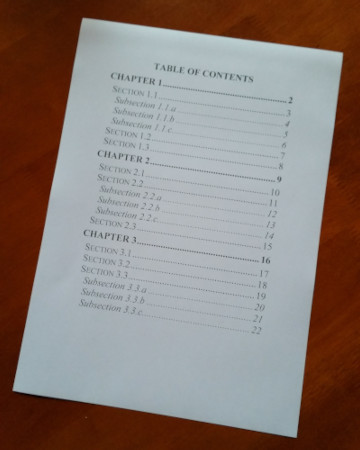
#> input picture input/document.jpg, 360 x 450 px
$ python warp_perspective.py
#> lines starting #> are read from the running program, lines starting #| are printed output that depends on the picture; after the words box and inside, x2 and y2 are one past the last pixel; in counts of white or black regions, pixels touching at a corner belong together
import cv2
import numpy as np


def biggest_contour(contours):
    biggest = np.array([])
    max_area = 0
    for i in contours:
        area = cv2.contourArea(i)
        if area > 1000:
            peri = cv2.arcLength(i, True)
            approx = cv2.approxPolyDP(i, 0.015 * peri, True)
            if area > max_area and len(approx) == 4:
                biggest = approx
                max_area = area
    return biggest


img = cv2.imread('input/document.jpg')
#> img is the input picture: shape (450, 360, 3); mean B, G, R 119.1, 124.6, 137.7
img_original = img.copy()

# Image modification
gray = cv2.cvtColor(img, cv2.COLOR_BGR2GRAY)
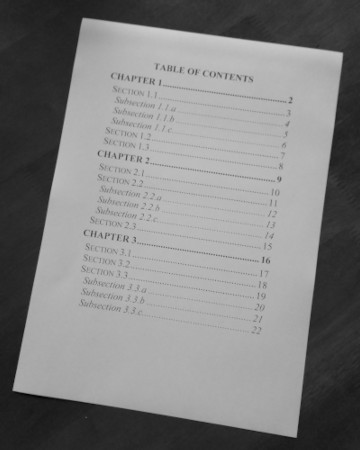
#> gray: shape (450, 360); min 2, max 203, mean 127.9
gray = cv2.bilateralFilter(gray, 20, 30, 30)
edged = cv2.Canny(gray, 10, 20)
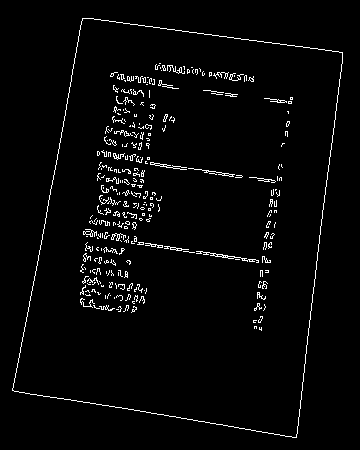
#> edged: shape (450, 360); 3% white in thin lines or dots, all inside (x1, y1, x2, y2) = (12, 18, 343, 438)

# Contour detection
contours, hierarchy = cv2.findContours(edged.copy(), cv2.RETR_TREE, cv2.CHAIN_APPROX_SIMPLE)
#> contours = 381 contours, 374 with area under 20; largest, box (x1, y1, x2, y2) and area: (12, 18, 343, 438) 105108, (12, 18, 343, 438) 105106, (196, 251, 259, 263) 64, (150, 162, 187, 170) 33, (188, 168, 235, 177) 27, (164, 246, 189, 251) 25, (111, 233, 126, 241) 25
contours = sorted(contours, key=cv2.contourArea, reverse=True)[:10]
#> contours = 10 contours, 3 with area under 20; largest, box (x1, y1, x2, y2) and area: (12, 18, 343, 438) 105108, (12, 18, 343, 438) 105106, (196, 251, 259, 263) 64, (150, 162, 187, 170) 33, (188, 168, 235, 177) 27, (164, 246, 189, 251) 25, (111, 233, 126, 241) 25

biggest = biggest_contour(contours)
#> the loop in biggest_contour, `for i in contours:` made 10 passes
#> (area, peri, biggest, max_area) on pass 1: (105107.5, 1382.6, [[82, 18], [12, 390], [296, 437], [342, 52]], 105107.5)
#> (area, peri, approx) on pass 2: (105105.5, 1380.3, [[83, 18], [342, 53], [295, 437], [12, 389]])
#> after the loop in biggest_contour, `for i in contours:`: max_area = 105107.5
#> biggest = [[82, 18], [12, 390], [296, 437], [342, 52]]

cv2.drawContours(img, [biggest], -1, (0, 255, 0), 3)
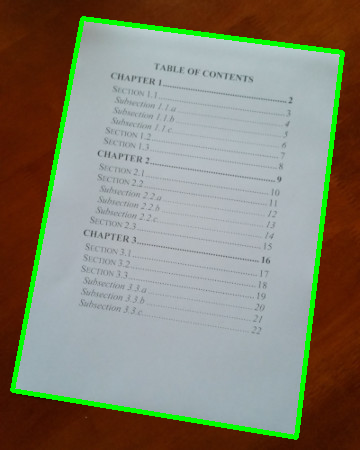
#> img: shape (450, 360, 3); 3.97% of pixels changed, all inside (x1, y1, x2, y2) = (10, 16, 345, 440)

# Pixel values in the original image
points = biggest.reshape(4, 2)
#> points = [[82, 18], [12, 390], [296, 437], [342, 52]]
input_points = np.zeros((4, 2), dtype="float32")

points_sum = points.sum(axis=1)
#> points_sum = [100, 402, 733, 394]
input_points[0] = points[np.argmin(points_sum)]
input_points[3] = points[np.argmax(points_sum)]

points_diff = np.diff(points, axis=1)
#> points_diff = [-64, 378, 141, -290]
input_points[1] = points[np.argmin(points_diff)]
input_points[2] = points[np.argmax(points_diff)]

(top_left, top_right, bottom_right, bottom_left) = input_points
bottom_width = np.sqrt(((bottom_right[0] - bottom_left[0]) ** 2) + ((bottom_right[1] - bottom_left[1]) ** 2))
top_width = np.sqrt(((top_right[0] - top_left[0]) ** 2) + ((top_right[1] - top_left[1]) ** 2))
right_height = np.sqrt(((top_right[0] - bottom_right[0]) ** 2) + ((top_right[1] - bottom_right[1]) ** 2))
left_height = np.sqrt(((top_left[0] - bottom_left[0]) ** 2) + ((top_left[1] - bottom_left[1]) ** 2))

# Output image size
max_width = max(int(bottom_width), int(top_width))
# max_height = max(int(right_height), int(left_height))
max_height = int(max_width * 1.414)  # for A4

# Desired points values in the output image
converted_points = np.float32([[0, 0], [max_width, 0], [0, max_height], [max_width, max_height]])

# Perspective transformation
matrix = cv2.getPerspectiveTransform(input_points, converted_points)
img_output = cv2.warpPerspective(img_original, matrix, (max_width, max_height))
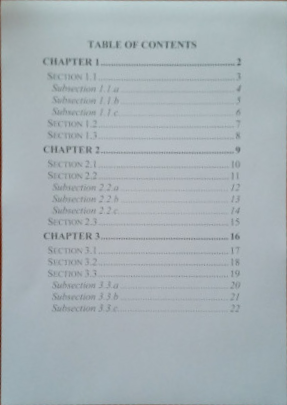
#> img_output: shape (405, 287, 3); mean B, G, R 181.5, 176.8, 166.9

# Image shape modification for hstack
gray = np.stack((gray,) * 3, axis=-1)
#> gray: shape (450, 360, 3)
edged = np.stack((edged,) * 3, axis=-1)

img_hor = np.hstack((img_original, gray, edged, img))
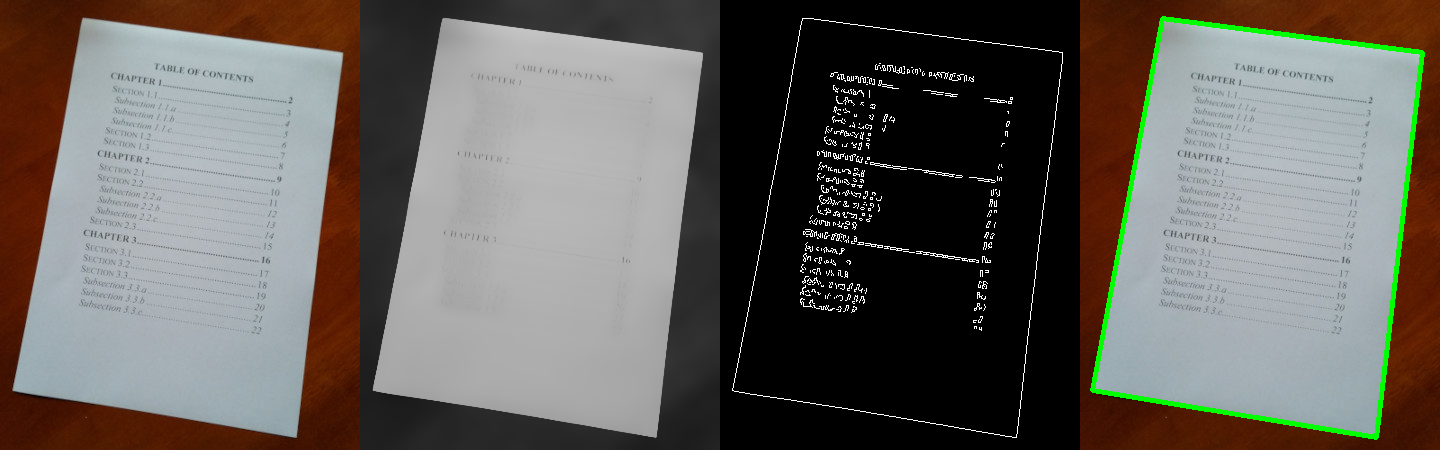
#> img_hor: shape (450, 1440, 3); mean B, G, R 92.6, 97.8, 101.6
cv2.imshow("Contour detection", img_hor)
cv2.imshow("Warped perspective", img_output)

# cv2.imwrite('output/document.jpg', img_output)

cv2.waitKey(0)
